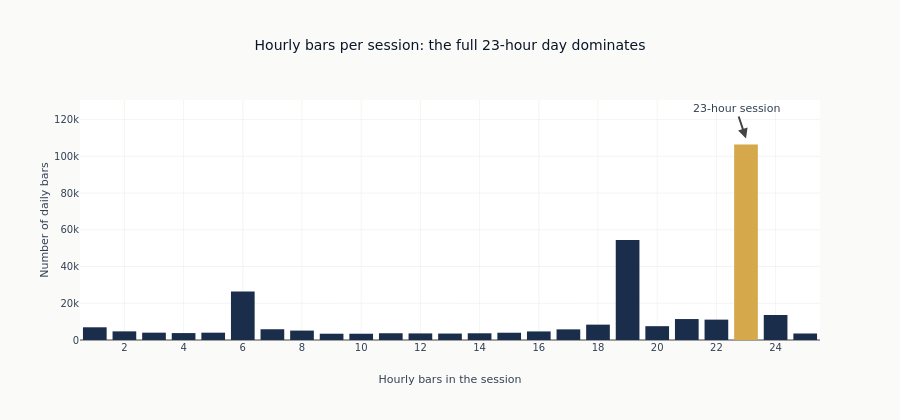

The code cell stored with this chart in its notebook:
### Markdown cell above
## 5. Validate Aggregation

Check that daily aggregation is correct:
- Bar counts should be ~23 per session (23-hour trading day)
- OHLC relationships should hold (Low ≤ Open/Close ≤ High)

### Code cell
bar_counts = daily.group_by("bar_count").len().sort("bar_count")
typical_sessions = daily.filter(pl.col("bar_count").is_between(20, 24))
print(f"Typical sessions (20-24 bars): {len(typical_sessions):,} / {len(daily):,}")

# Highlight the modal (most common) bucket; a full 23-hour session dominates.
_modal_bars = bar_counts.sort("len", descending=True)["bar_count"][0]
fig = go.Figure(
    go.Bar(
        x=bar_counts["bar_count"].to_list(),
        y=bar_counts["len"].to_list(),
        marker_color=[
            COLORS["amber"] if bc == _modal_bars else COLORS["slate"]
            for bc in bar_counts["bar_count"].to_list()
        ],
    )
)
fig.add_annotation(
    x=_modal_bars,
    y=bar_counts.filter(pl.col("bar_count") == _modal_bars)["len"][0],
    text=f"{_modal_bars}-hour session",
    showarrow=True,
    arrowhead=2,
    yshift=6,
)
fig.update_layout(
    title="Hourly bars per session: the full 23-hour day dominates",
    xaxis_title="Hourly bars in the session",
    yaxis_title="Number of daily bars",
    height=420,
    showlegend=False,
    xaxis=dict(dtick=2),
)
fig.show()

### Figure 1 — Plotly figure (JSON) as saved in the notebook; plotly's stock layout.template omitted (floating-point values rounded to 4 significant figures)
{"data": [{"marker": {"color": ["#1a2d4a", "#1a2d4a", "#1a2d4a", "#1a2d4a", "#1a2d4a", "#1a2d4a", "#1a2d4a", "#1a2d4a", "#1a2d4a", "#1a2d4a", "#1a2d4a", "#1a2d4a", "#1a2d4a", "#1a2d4a", "#1a2d4a", "#1a2d4a", "#1a2d4a", "#1a2d4a", "#1a2d4a", "#1a2d4a", "#1a2d4a", "#1a2d4a", "#D4A84B", "#1a2d4a", "#1a2d4a"]}, "type": "bar", "x": [1, 2, 3, 4, 5, 6, 7, 8, 9, 10, 11, 12, 13, 14, 15, 16, 17, 18, 19, 20, 21, 22, 23, 24, 25], "y": [6922, 4704, 3990, 3771, 3986, 26410, 5855, 5121, 3420, 3415, 3677, 3589, 3511, 3658, 3959, 4673, 5793, 8362, 54413, 7523, 11408, 11093, 106441, 13625, 3540]}], "layout": {"annotations": [{"arrowhead": 2, "showarrow": true, "text": "23-hour session", "x": 23, "y": 106441, "yshift": 6}], "height": 420, "showlegend": false, "title": {"text": "Hourly bars per session: the full 23-hour day dominates"}, "xaxis": {"dtick": 2, "title": {"text": "Hourly bars in the session"}}, "yaxis": {"title": {"text": "Number of daily bars"}}}}
